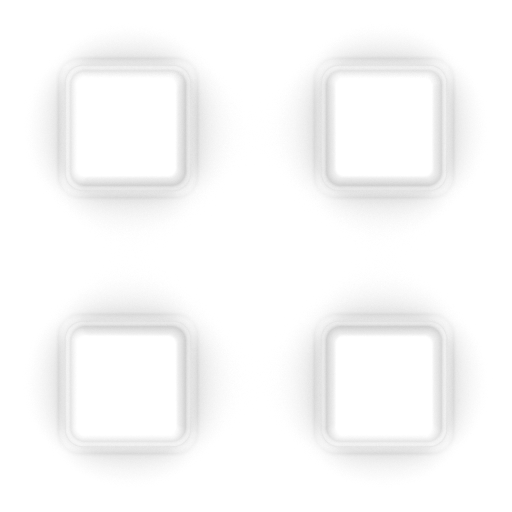
#> input picture assets/Hellhound/source/studs/Studs 2x2 AO Diffuse.png, 1024 x 1024 px, found by its file name (shown at 1/2 size)
$ python make_atlas.py '../../Hellhound/source/studs/Studs 2x2 AO Diffuse.png' out.png
#> lines starting #> are read from the running program, lines starting #| are printed output that depends on the picture
"""Builds the 1024x1024 stud texture atlas for the Ice Dragon.

Stud relief comes from dudeax/Roblox-HD-Studs (MIT) 'Studs 2x2' AO diffuse +
normal maps; the relief is baked into the colour so it reads with a plain
MeshPart.TextureID, and a matching normal atlas is written for SurfaceAppearance.
"""
import json, sys, os
import numpy as np
from PIL import Image, ImageDraw, ImageFilter

STUDS = sys.argv[1]            # path to Roblox-HD-Studs checkout
OUT = sys.argv[2]              # output dir
S = 1024
PX = 32                        # pixels per stud inside the atlas

PAL = {
    'navy':  (0x07, 0x35, 0x88),
    'royal': (0x16, 0x57, 0xfc),
    'cyan':  (0x4d, 0xd9, 0xfe),
    'ice':   (0xd8, 0xef, 0xff),
    'gold':  (0xff, 0xcd, 0x53),
    'white': (0xee, 0xf3, 0xfa),
    'red':   (0xb8, 0x14, 0x3a),
}

# slot name -> (x, y, w, h) in pixels, origin top-left
SLOTS = {
    'navy':   (0, 0, 512, 512),
    'white':  (512, 0, 512, 256),
    'ice':    (512, 256, 512, 256),
    'royal':  (0, 512, 512, 256),
    'gold':   (512, 512, 256, 128),
    'goldS':  (768, 512, 256, 128),   # gold with studs
    'crystal':(0, 768, 256, 256),
    'red':    (256, 768, 128, 128),
    'tooth':  (384, 768, 128, 128),
    'eye':    (256, 896, 128, 128),
    'gem':    (384, 896, 128, 128),
    'dark':   (512, 640, 128, 128),   # throat / nostrils
    'royalS': (0, 768 - 0, 0, 0),
}
del SLOTS['royalS']
STUDDED = {'navy', 'white', 'ice', 'royal', 'goldS'}

def load(p, size):
#> called with size = 64
    return np.asarray(Image.open(p).convert('RGBA').resize((size, size), Image.LANCZOS)).astype(np.float32) / 255.0
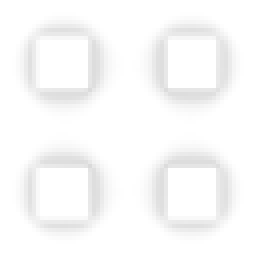
#> returned value: shape (64, 64, 4) float32 (shown 4 times larger); mean of channels 0, 1, 2, 3 0.978, 0.978, 0.978, 1; drawn as R, G, B

tile = 2 * PX                                   # 2x2 studs per source tile
ao = load(os.path.join(STUDS, '2x2 Textures/Diffuse Maps/Studs 2x2 AO Diffuse.png'), tile)[..., 0]
nrm = load(os.path.join(STUDS, '2x2 Textures/Smooth/Studs 2x2 Normal.png'), tile)[..., :3] * 2 - 1
#> call 2 of load, with size = 64
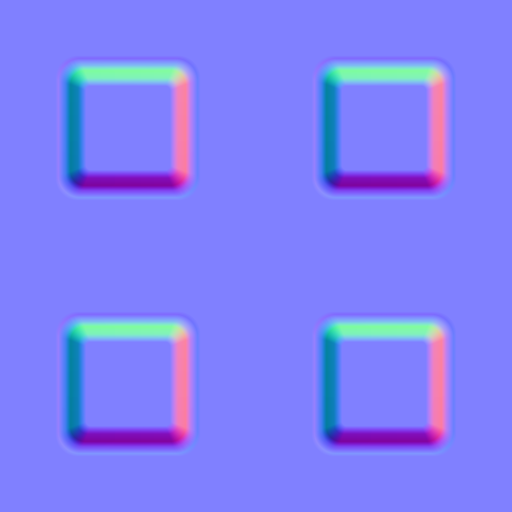
#> input picture assets/Hellhound/source/studs/Studs 2x2 Normal.png, 1024 x 1024 px, found by its file name (shown at 1/2 size)
#> in load (call 2), `return np.asarray(Image.open(p).convert('RGBA').resize((size, size), I..`:
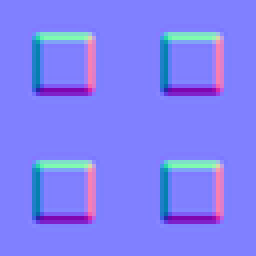
#> returned value: shape (64, 64, 4) float32 (shown 4 times larger); mean of channels 0, 1, 2, 3 0.502, 0.502, 0.971, 1; drawn as R, G, B
L = np.array([-0.45, 0.55, 0.70]); L /= np.linalg.norm(L)   # light from top-left, OpenGL-style +Y up
lam = np.clip((nrm * L).sum(-1), 0, 1)
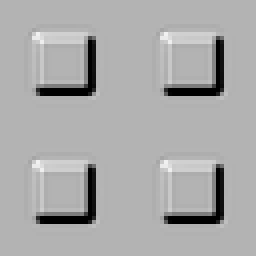
#> lam: shape (64, 64) float64 (shown 4 times larger); min 0, max 0.948, mean 0.667
flat = float(L[2])
shade_tile = np.clip(0.80 + 0.20 * ao, 0, 1) * (1.0 + 0.9 * (lam - flat))
STUD_STRENGTH = 0.5                                     # stud relief/tint shown at half opacity
shade_tile = 1.0 + STUD_STRENGTH * (shade_tile - 1.0)
inlet = load(os.path.join(STUDS, '2x2 Textures/Diffuse Maps/Inlets 2x2 AO Diffuse.png'), tile)[..., 0]
#> (the run stopped early here; a loop or call above may not have finished)
